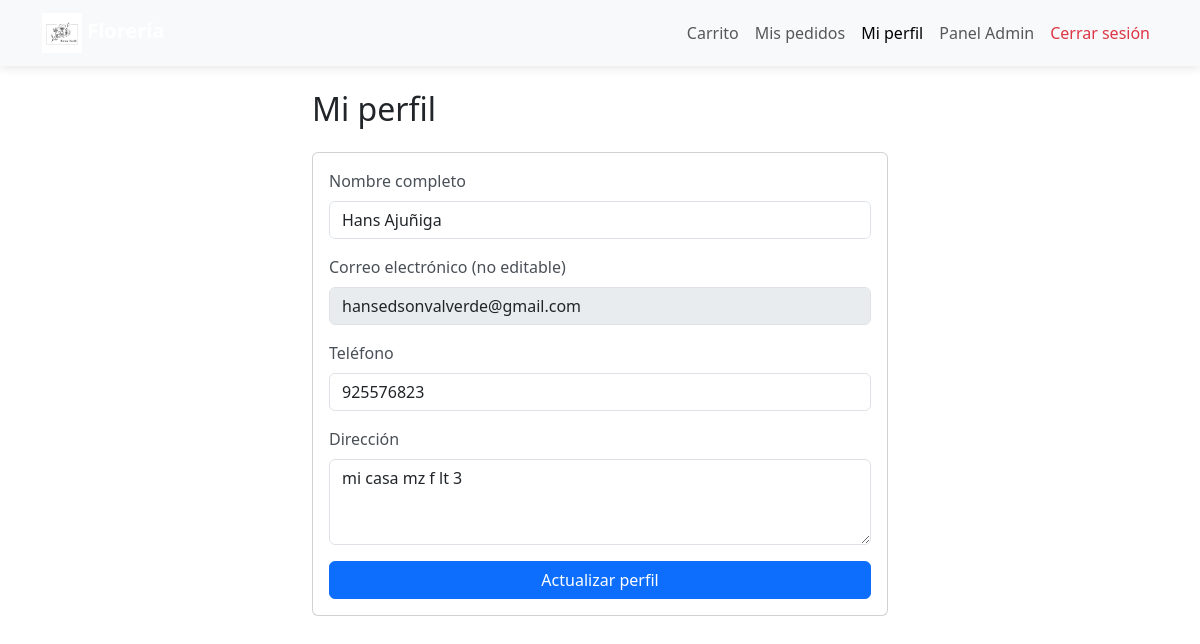
The app's page /perfil.php (signed in) with its own data.
### tables this page shows
CREATE TABLE `usuarios` (
  `id` int(11) NOT NULL,
  `nombre` varchar(100) DEFAULT NULL,
  `email` varchar(100) DEFAULT NULL,
  `password` varchar(255) DEFAULT NULL,
  `telefono` varchar(20) DEFAULT NULL,
  `direccion` text DEFAULT NULL,
  `tipo` enum('cliente','admin') DEFAULT 'cliente',
  `fecha_registro` timestamp NOT NULL DEFAULT current_timestamp(),
  `activo` tinyint(1) DEFAULT 1
);

### public/perfil.php (the view, shortened to what this page needs)
<?php
$usuario_id = $_SESSION['usuario_id'];
$db = new Database();
$connection = $db->getConnection();
$sql = "SELECT * FROM usuarios WHERE id = ?";
$stmt = $connection->prepare($sql);
$stmt->execute([$usuario_id]);
$usuario = $stmt->fetch(PDO::FETCH_ASSOC);
?>
<!DOCTYPE html>
<html lang="es">
<head>
    <link rel="stylesheet" href="../assets/css/style.css">
    <link rel="stylesheet" href="https://cdn.jsdelivr.net/npm/bootstrap@5.3.3/dist/css/bootstrap.min.css">
</head>
<body>
<nav class="navbar navbar-expand-lg navbar-light bg-light">
  <div class="container">
    <a class="navbar-brand" href="index.php">
      <img src="../assets/images/logos/logo.png" width="40" alt="Logo">
    </a>
    <div class="collapse navbar-collapse" id="menuPerfil">
      <ul class="navbar-nav ms-auto">
        <li class="nav-item"><a class="nav-link" href="carrito.php">Carrito</a></li>
        <li class="nav-item"><a class="nav-link" href="pedidos.php">Mis pedidos</a></li>
        <li class="nav-item"><a class="nav-link active" href="perfil.php">Mi perfil</a></li>
        <?php if(($_SESSION['usuario_tipo'] ?? '') === 'admin'): ?>
          <li class="nav-item"><a class="nav-link" href="../admin/dashboard.php">Panel Admin</a></li>
        <?php endif; ?>
        <li class="nav-item"><a class="nav-link text-danger" href="../includes/auth/logout.php">Cerrar sesión</a></li>
      </ul>
    </div>
  </div>
</nav>
<div class="container mt-4" style="max-width: 600px;">
    <h2 class="mb-4">Mi perfil</h2>
    <form method="post" class="card card-body">
        <div class="mb-3">
            <label class="form-label">Nombre completo</label>
            <input type="text" name="nombre" class="form-control"
                   value="<?= htmlspecialchars($usuario['nombre']) ?>" required>
        </div>
        <div class="mb-3">
            <label class="form-label">Correo electrónico (no editable)</label>
            <input type="email" class="form-control"
                   value="<?= htmlspecialchars($usuario['email']) ?>" disabled>
        </div>
        <div class="mb-3">
            <label class="form-label">Teléfono</label>
            <input type="text" name="telefono" class="form-control"
                   value="<?= htmlspecialchars($usuario['telefono'] ?? '') ?>">
        </div>
        <div class="mb-3">
            <label class="form-label">Dirección</label>
            <textarea name="direccion" class="form-control" rows="3"><?= htmlspecialchars($usuario['direccion'] ?? '') ?></textarea>
        </div>
        <button class="btn btn-primary w-100">Actualizar perfil</button>
    </form>
</div>
</body>
</html>

### assets/css/style.css (style rules this page uses)
* { margin: 0; padding: 0; box-sizing: border-box; }
body { font-family: 'Segoe UI', Tahoma, Geneva, Verdana, sans-serif; background-color: #f8f9fa; color: #333; line-height: 1.6; }
.container { max-width: 1200px; margin: 0 auto; padding: 0 15px; }
.navbar { background-color: #28a745 !important; box-shadow: 0 2px 10px rgba(0,0,0,0.1); }
.navbar-brand { font-weight: bold; font-size: 1.5rem; color: white !important; }
.card { border: none; border-radius: 10px; overflow: hidden; transition: transform 0.3s, box-shadow 0.3s; height: 100%; }
.form-label { font-weight: 500; color: #495057; }

### records on screen
usuarios: nombre "Hans Ajuñiga", email "hansedsonvalverde@gmail.com", telefono "925576823", direccion "mi casa mz f lt 3"
